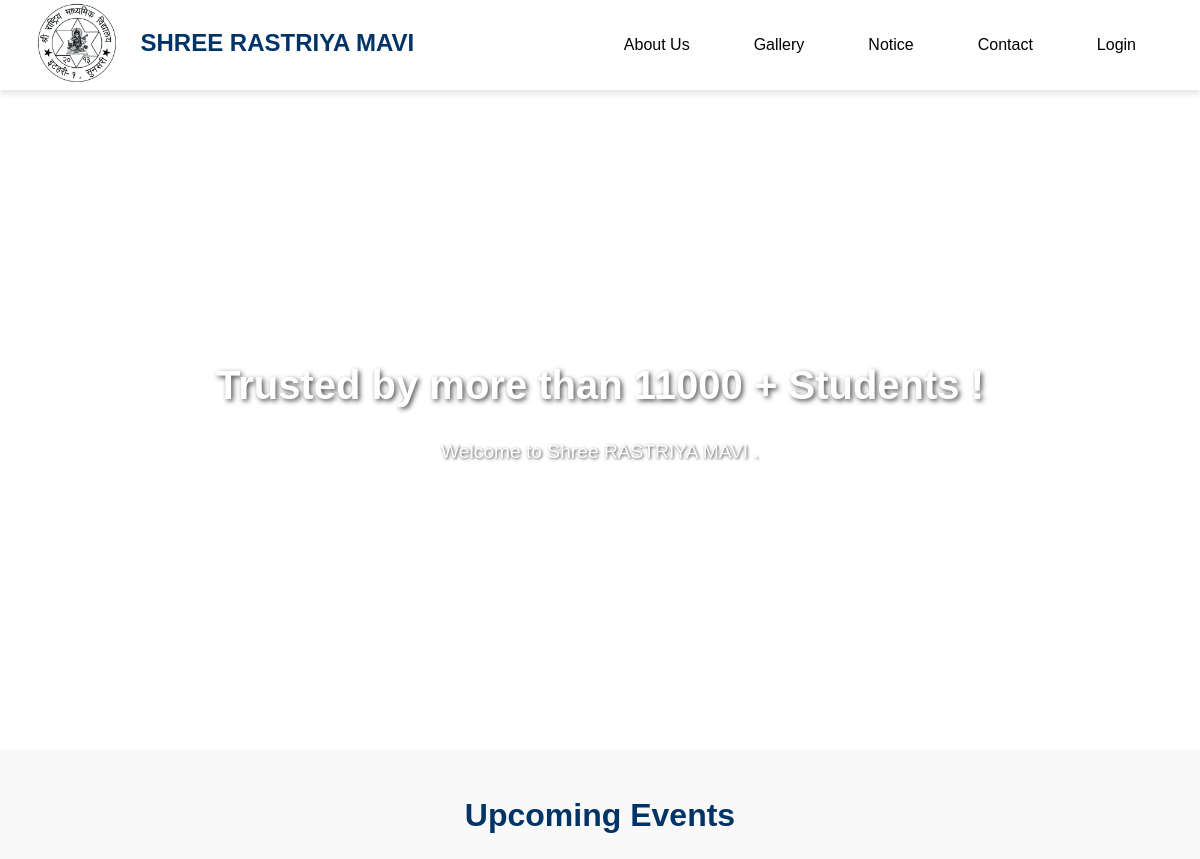
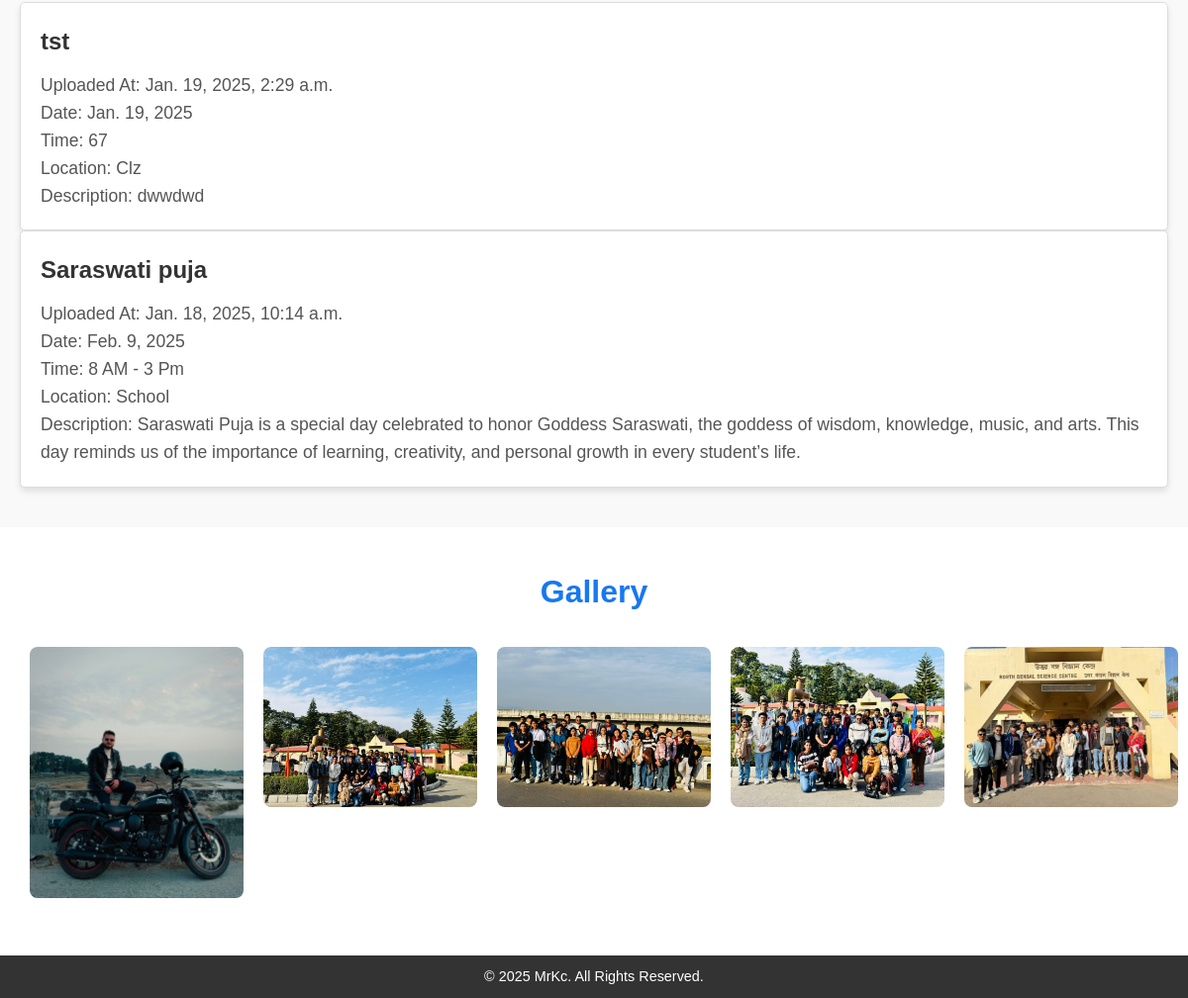
The page / on the database its author committed (2 pictures, top to bottom).
### home/models.py (models this page shows, shortened)
class Event(models.Model):
    user=models.ForeignKey(User,on_delete=models.CASCADE,default=1)
    Title = models.CharField(max_length=100)
    date = models.DateField()
    Time = models.CharField(max_length=10)
    Location = models.CharField(max_length=100)
    Description = models.TextField()
    uploaded_date = models.DateTimeField(auto_now_add=True,)
    updated_at = models.DateTimeField(auto_now=True)

class Gallery(models.Model):
    user = models.ForeignKey(User,on_delete=models.DO_NOTHING)
    name = models.CharField(max_length=100)
    image  = models.ImageField(blank=True)
    date = models.DateTimeField(auto_now_add=True)

### home/views.py (the view)
# urls.py: 2. Add a URL to urlpatterns:  path('', views.home, name='home')
def home(request):
    data = models.Event.objects.all().order_by('-uploaded_date')[:2]
    image = models.Gallery.objects.all().order_by('-date')[:5]
    context = {
        'events':data,
        'images':image
    }
    return render(request,'home/home.html',context)

### home/templates/home/home.html (shortened to what this page needs)
<!DOCTYPE html>
<html lang="en">
        {% extends "home/base.html" %}
    {% block h1 %}
            Trusted by more than 11000 + Students !
    {% endblock h1 %}

### home/templates/home/base.html (shortened to what this page needs)
<!DOCTYPE html>
<html lang="en">
<head>
    {% load static %}
    <link rel="stylesheet" href="{% static 'home/css/base.css' %}">
</head>
<body>
    {% block navbar %}
    <nav class="navbar">
        <div class="container">
            <a href="{% url 'home:home' %}" class="logo">
                <img src="{% static 'home/images/clzlogo.png' %}" alt="Logo" class="navbar-logo">
                SHREE RASTRIYA MAVI
            </a>
            <ul class="nav-links">
                <li><a href="{% url 'home:about_us' %}">About Us</a></li>
                <li><a href="{% url "home:gallery" %}">Gallery</a></li>
                <li><a href="{% url "home:notice" %}">Notice</a></li>
                {% if user.is_authenticated %}
                    {% if user.is_staff %}
                        <li><a href="{% url 'home:admin-settings' %}">Admin Settings</a></li>
                        <li><a href="{% url 'home:contact-list' %}"> Contact-List </a></li>
                    {% endif %}
                {% else %}
                    <li><a href="{% url "home:contact" %}">Contact</a></li>
                    <li><a href="{% url 'home:login' %}">Login</a></li>
                {% endif %}
            </ul>
        </div>
    </nav>
    {% endblock navbar %}
    {% block video %}
    <header class="hero">
        <div class="hero-video">
            <video autoplay loop muted>
                <source src="{% static 'home/videos/video.mp4' %}" type="video/mp4">
            </video>
        </div>
        <div class="hero-content">
            <h1>{% block h1 %}Welcome{% endblock h1 %}</h1>
            <p>{% block page %}Welcome to Shree RASTRIYA MAVI .{% endblock page %}</p>
        </div>
    </header>
    {% endblock video %}
    {% block event %}
    <section id="upcoming-events" class="upcoming-events">
        <div class="container">
            <h2>Upcoming Events</h2>
            {% if events %}
                {% for event in events %}
                    <div class="event">
                        <h3>{{ event.Title }}</h3>
                        <p>Uploaded At: {{ event.uploaded_date }}</p>
                        <p>Date: {{ event.date }}</p>
                        <p>Time: {{ event.Time }}</p>
                        <p>Location: {{ event.Location }}</p>
                        <p>Description: {{ event.Description }}</p>
                    </div>
                {% endfor %}
            {% else %}
                <div class="event">
                    <h3>No Upcoming Events</h3>
                </div>
            {% endif %}
        </div>
    </section>
    {% endblock event %}
    {% block gallery %}
    <section id="gallery" class="gallery">
        <div class="container">
            <h2>Gallery</h2>
            <div class="gallery-grid">
                {% for image in images %}
                    <div class="gallery-item">
                        <img src="{{ image.image.url }}" alt="Gallery Image">
                    </div>
                {% endfor %}
            </div>
        </div>
    </section>
    {% endblock gallery %}
    {% block footer %}
    <footer>
        <div class="container">
            <p>&copy; 2025 MrKc. All Rights Reserved.</p>
        </div>
    </footer>
    {% endblock footer %}
</body>
</html>

### home/static/home/css/base.css (style rules this page uses)
* { margin: 0; padding: 0; box-sizing: border-box; }
body { font-family: Arial, sans-serif; background-color: rgb(255, 255, 255); color: #333; line-height: 1.6; }
.navbar-logo { height: 90px; margin-right: 10px; vertical-align: middle; }
.navbar { background-color: rgb(255, 255, 255); padding: 1rem 2rem; position: sticky; top: 0; z-index: 10; box-shadow: 0 4px 6px rgba(0, 0, 0, 0.1); }
.navbar .container { display: flex; justify-content: space-between; align-items: center; max-width: 1200px; height: 58px; margin: 0 auto; }
.navbar .logo { color: #003366; font-size: 1.5rem; font-weight: bold; border-radius: 50%; text-decoration: none; }
.nav-links { display: flex; list-style: none; margin: 0; padding: 0; }
.nav-links li { margin: 0 1rem; }
.nav-links a { color: #000000; text-decoration: none; font-size: 1rem; padding: 0.5rem 1rem; border-radius: 5px; transition: background-color 0.3s ease, color 0.3s ease; }
.hero { position: relative; height: 80vh; display: flex; justify-content: center; align-items: center; color: #fff; text-align: center; padding: 20px; overflow: hidden; }
.hero-video video { position: absolute; top: 0; left: 0; width: 100%; height: 100%; object-fit: cover; z-index: -1; }
.hero h1 { font-size: 2.5em; margin-bottom: 20px; text-shadow: 2px 2px 5px rgba(0, 0, 0, 0.7); }
.hero p { font-size: 1.2em; max-width: 600px; margin: 0 auto; text-shadow: 1px 1px 3px rgba(0, 0, 0, 0.7); }
.about, .programs, .gallery { padding: 40px 20px; text-align: center; }
.about h2, .programs h2, .gallery h2 { font-size: 2em; margin-bottom: 20px; color: rgb(24, 119, 242); }
.gallery img { width: 30%; margin: 10px; border-radius: 10px; transition: transform 0.3s, box-shadow 0.3s; }
.upcoming-events, .recent-notices { padding: 40px 20px; background-color: #f9f9f9; margin-top: 20px; }
.upcoming-events h2, .recent-notices h2 { font-size: 2em; color: #003366; text-align: center; margin-bottom: 20px; }
.event, .notice { background-color: #ffffff; border: 1px solid #ddd; border-radius: 5px; padding: 20px; box-shadow: 0 4px 6px rgba(0, 0, 0, 0.1); transition: all 0.3s ease; }
.event h3, .notice h3 { font-size: 1.5em; margin-bottom: 10px; color: #333; }
.event p, .notice p { font-size: 1.1em; color: #555; }
footer { background-color: #333; color: #fff; text-align: center; padding: 10px 0; position: relative; bottom: 0; width: 100%; }
footer p { font-size: 0.9em; }

### home/templates/home/base.html (style rules this page uses)
.gallery-grid { display: grid; grid-template-columns: repeat(5, 1fr); gap: 20px; }
.gallery-item img { width: 100%; height: auto; border-radius: 8px; }

### rows shown on the page
Event: Title "tst", uploaded_date "Jan. 19, 2025, 2:29 a.m.", date "Jan. 19, 2025", Time "67", Location "Clz", Description "dwwdwd"
Event: Title "Saraswati puja", uploaded_date "Jan. 18, 2025, 10:14 a.m.", date "Feb. 9, 2025", Time "8 AM - 3 Pm", Location "School", Description "Saraswati Puja is a special day celebrated to honor Goddess Saraswati, the goddess of wisdom, knowledge, music, and arts. This day reminds us of the importance of learning, creativity, and personal growth in every student’s life."
Gallery: image (picture)
Gallery: image (picture)
Gallery: image (picture)
Gallery: image (picture)
Gallery: image (picture)
